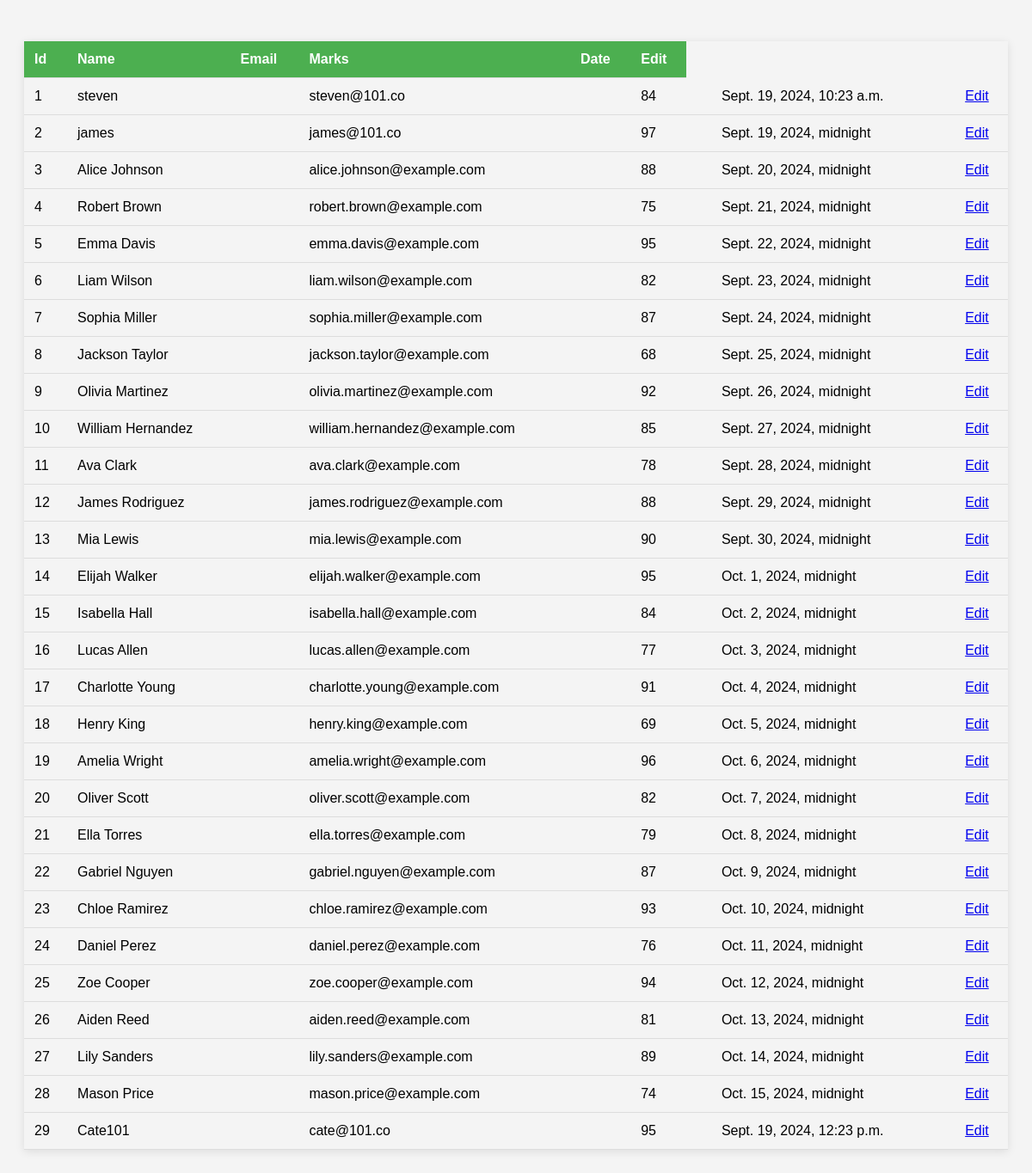
The page / on the database its author committed.
### taskapp/models.py (models this page shows, shortened)
class Students(models.Model):
    name = models.CharField(blank=True, max_length=100)
    email = models.EmailField(blank=True, max_length=100)
    marks = models.IntegerField(blank=True)
    date = models.DateTimeField(auto_now_add=True)

### taskapp/views.py (the view)
# urls.py: path('', views.index ,name='index'),
def index(request):
    students = Students.objects.all()
    context = {
        "students":students
    }
    return render(request, 'taskapp/index.html',context)

### taskapp/templates/taskapp/index.html (shortened to what this page needs)
<!DOCTYPE html>
<html lang="en">
<head>
</head>
<body>
    <table>
        <thead>
            <tr><th>Id</th>
                <th>Name</th>
                <th>Email</th>
                <th>Marks</th>
                <th>Date</th>
                <th>Edit</th>
            </tr>
        </thead>
        <tbody>
            {% for items in students %}
            <tr>
                <td>{{items.id}}</td>
                <td>{{items.name}}<td>
                    <td>{{items.email}}<td>
                        <td>{{items.marks}}<td>
                            <td>{{items.date}}<td>
                                <td><a href="{% url 'edit' items.id %}">Edit</a></td>
            </tr>
            {% endfor %}
        </tbody>
    </table>
</body>
</html>

### taskapp/templates/taskapp/index.html (style rules this page uses)
body { font-family: Arial, sans-serif; background-color: #f4f4f4; padding: 20px; }
table { width: 100%; border-collapse: collapse; margin: 20px 0; box-shadow: 0 2px 10px rgba(0, 0, 0, 0.1); }
th, td { padding: 12px; text-align: left; border-bottom: 1px solid #ddd; }
th { background-color: #4CAF50; color: white; }

### rows shown on the page
Students: id "1", name "steven", email "steven@101.co", marks "84", date "Sept. 19, 2024, 10:23 a.m."
Students: id "2", name "james", email "james@101.co", marks "97", date "Sept. 19, 2024, midnight"
Students: id "3", name "Alice Johnson", email "alice.johnson@example.com", marks "88", date "Sept. 20, 2024, midnight"
Students: id "4", name "Robert Brown", email "robert.brown@example.com", marks "75", date "Sept. 21, 2024, midnight"
Students: id "5", name "Emma Davis", email "emma.davis@example.com", marks "95", date "Sept. 22, 2024, midnight"
Students: id "6", name "Liam Wilson", email "liam.wilson@example.com", marks "82", date "Sept. 23, 2024, midnight"
Students: id "7", name "Sophia Miller", email "sophia.miller@example.com", marks "87", date "Sept. 24, 2024, midnight"
Students: id "8", name "Jackson Taylor", email "jackson.taylor@example.com", marks "68", date "Sept. 25, 2024, midnight"
Students: id "9", name "Olivia Martinez", email "olivia.martinez@example.com", marks "92", date "Sept. 26, 2024, midnight"
Students: id "10", name "William Hernandez", email "william.hernandez@example.com", marks "85", date "Sept. 27, 2024, midnight"
Students: id "11", name "Ava Clark", email "ava.clark@example.com", marks "78", date "Sept. 28, 2024, midnight"
Students: id "12", name "James Rodriguez", email "james.rodriguez@example.com", marks "88", date "Sept. 29, 2024, midnight"
Students: id "13", name "Mia Lewis", email "mia.lewis@example.com", marks "90", date "Sept. 30, 2024, midnight"
Students: id "14", name "Elijah Walker", email "elijah.walker@example.com", marks "95", date "Oct. 1, 2024, midnight"
Students: id "15", name "Isabella Hall", email "isabella.hall@example.com", marks "84", date "Oct. 2, 2024, midnight"
Students: id "16", name "Lucas Allen", email "lucas.allen@example.com", marks "77", date "Oct. 3, 2024, midnight"
Students: id "17", name "Charlotte Young", email "charlotte.young@example.com", marks "91", date "Oct. 4, 2024, midnight"
Students: id "18", name "Henry King", email "henry.king@example.com", marks "69", date "Oct. 5, 2024, midnight"
Students: id "19", name "Amelia Wright", email "amelia.wright@example.com", marks "96", date "Oct. 6, 2024, midnight"
Students: id "20", name "Oliver Scott", email "oliver.scott@example.com", marks "82", date "Oct. 7, 2024, midnight"
Students: id "21", name "Ella Torres", email "ella.torres@example.com", marks "79", date "Oct. 8, 2024, midnight"
Students: id "22", name "Gabriel Nguyen", email "gabriel.nguyen@example.com", marks "87", date "Oct. 9, 2024, midnight"
Students: id "23", name "Chloe Ramirez", email "chloe.ramirez@example.com", marks "93", date "Oct. 10, 2024, midnight"
Students: id "24", name "Daniel Perez", email "daniel.perez@example.com", marks "76", date "Oct. 11, 2024, midnight"
Students: id "25", name "Zoe Cooper", email "zoe.cooper@example.com", marks "94", date "Oct. 12, 2024, midnight"
Students: id "26", name "Aiden Reed", email "aiden.reed@example.com", marks "81", date "Oct. 13, 2024, midnight"
Students: id "27", name "Lily Sanders", email "lily.sanders@example.com", marks "89", date "Oct. 14, 2024, midnight"
Students: id "28", name "Mason Price", email "mason.price@example.com", marks "74", date "Oct. 15, 2024, midnight"
Students: id "29", name "Cate101", email "cate@101.co", marks "95", date "Sept. 19, 2024, 12:23 p.m."
